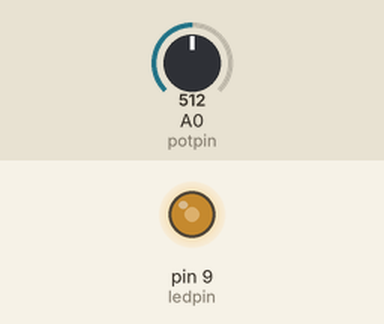
This sketch was run on a simulated Arduino Uno, built with avr-gcc and run on an emulated ATmega328P. Shown: output pins drawn as LEDs (lit = HIGH). Inputs (shaded band) come from the test bench; at power-on: A0 (potpin) = 512.

Above: at 1.2 s.
1.3 s: A0 (potpin) set to 716
At 1.9 s:
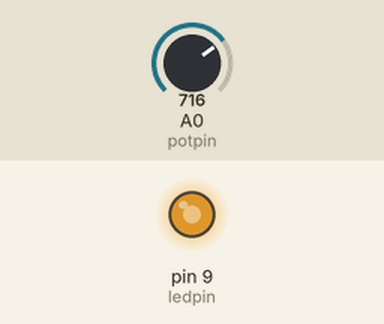
2.8 s: A0 (potpin) set to 900
At 3.2 s:
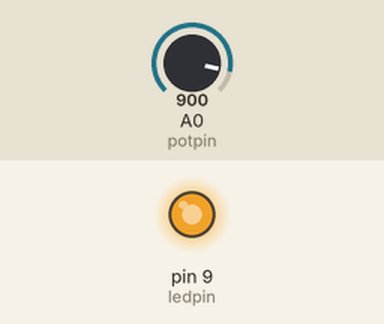
4.3 s: A0 (potpin) set to 122
At 5.4 s:
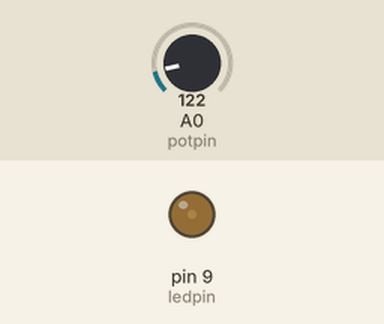
5.8 s: A0 (potpin) set to 0
At 6.8 s:
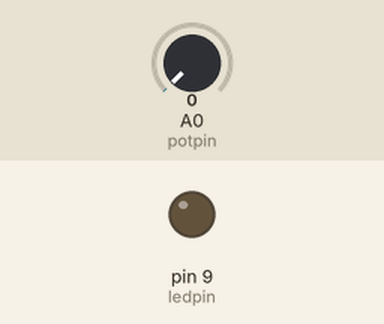
7.3 s: A0 (potpin) set to 511
At 7.8 s:
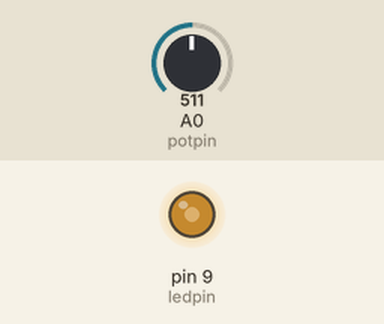
Timing chart, 0 to 9.8 s (numbered marks = the images above; inputs shaded):
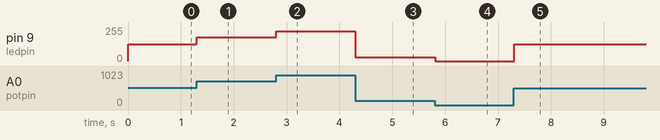

The sketch:

POTEN_LED.ino
```cpp
int potpin = A0;
int potvalue = 0;
int ledpin = 9;
int ledvalue = 0;

void setup(){
  pinMode(ledpin, OUTPUT);
}

void loop(){
  potvalue = analogRead(potpin);
  ledvalue = map(potvalue, 0, 1023, 0, 255);
  analogWrite(ledpin, ledvalue);
  delay(10);

}
```

Measured:
- after the input at 1.3 s, pin 9 (ledpin): 127/255 → 178/255 at once
- after the input at 2.8 s, pin 9 (ledpin): 178/255 → 224/255 at once
- after the input at 4.3 s, pin 9 (ledpin): 224/255 → 30/255 at once
- after the input at 5.8 s, pin 9 (ledpin): 30/255 → 0/255 at once
- after the input at 7.3 s, pin 9 (ledpin): 0/255 → 127/255 at once
